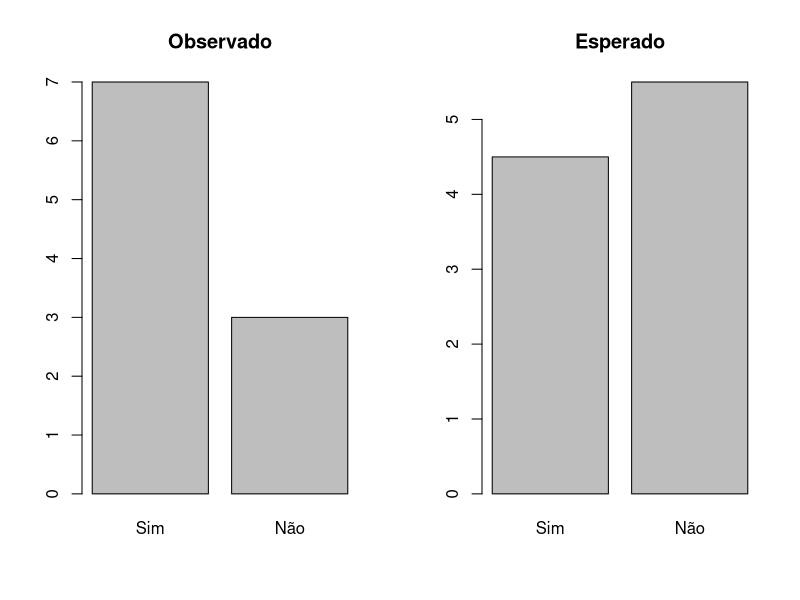
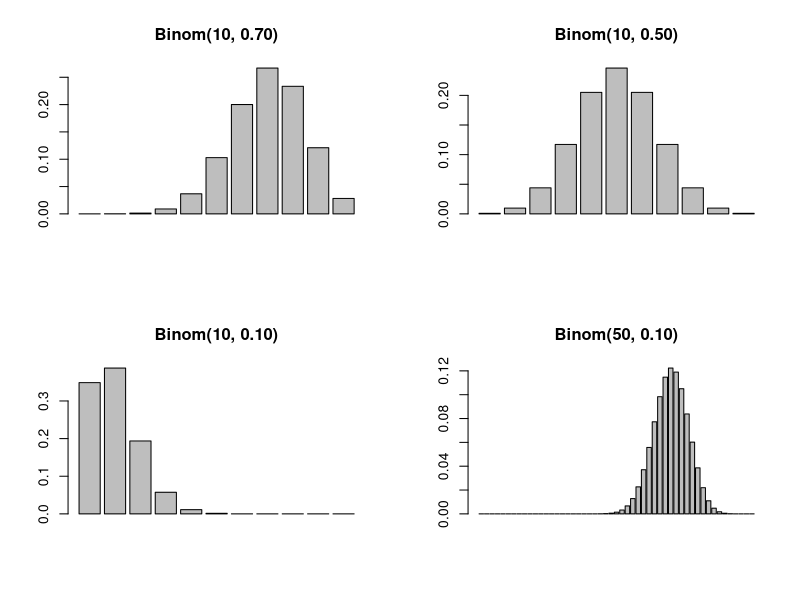
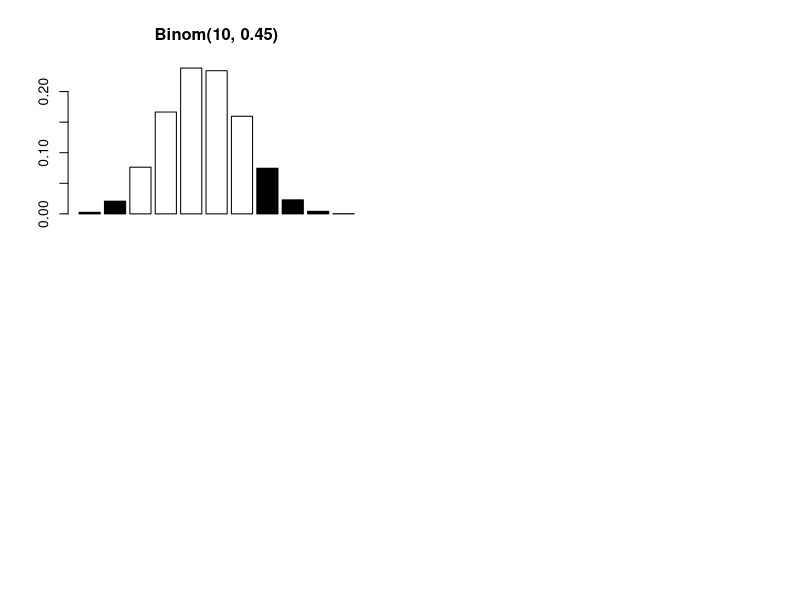
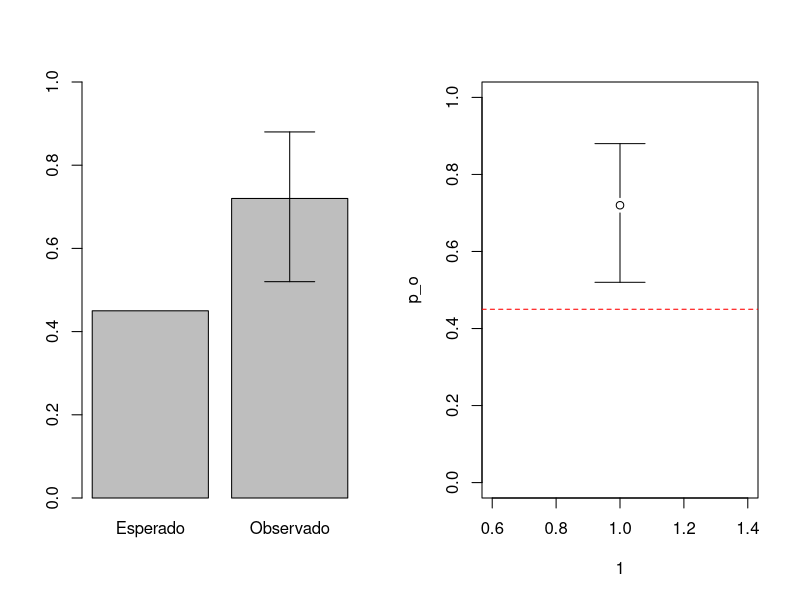
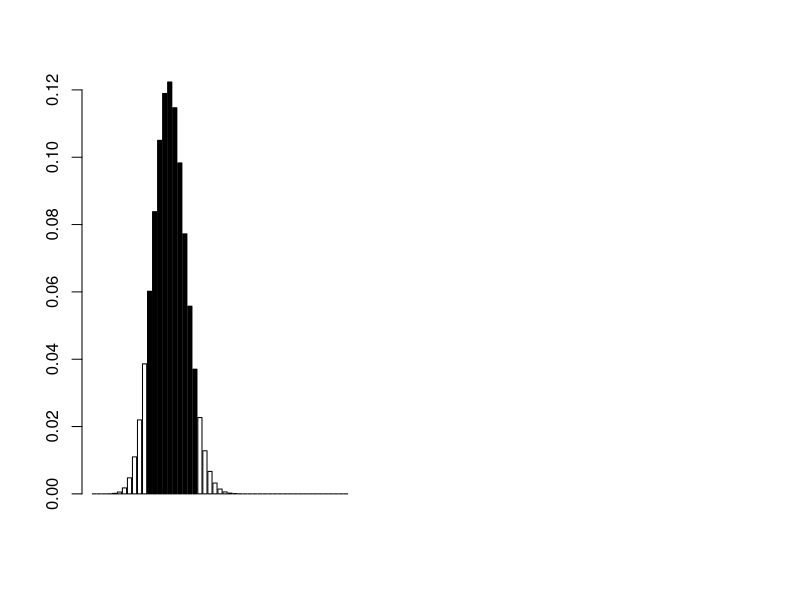
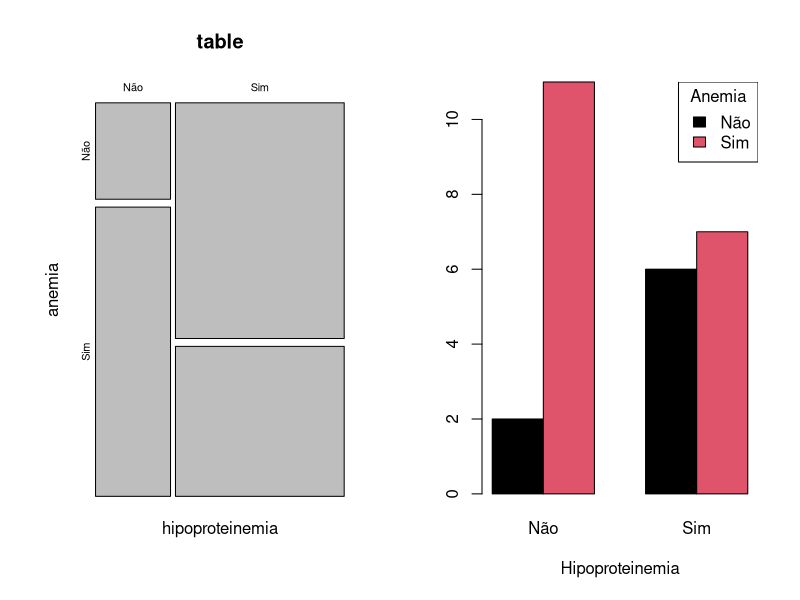
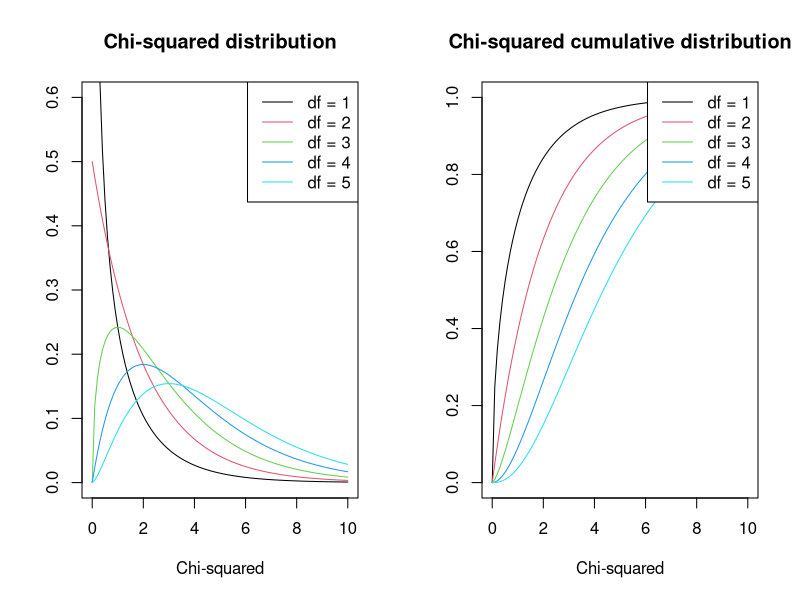
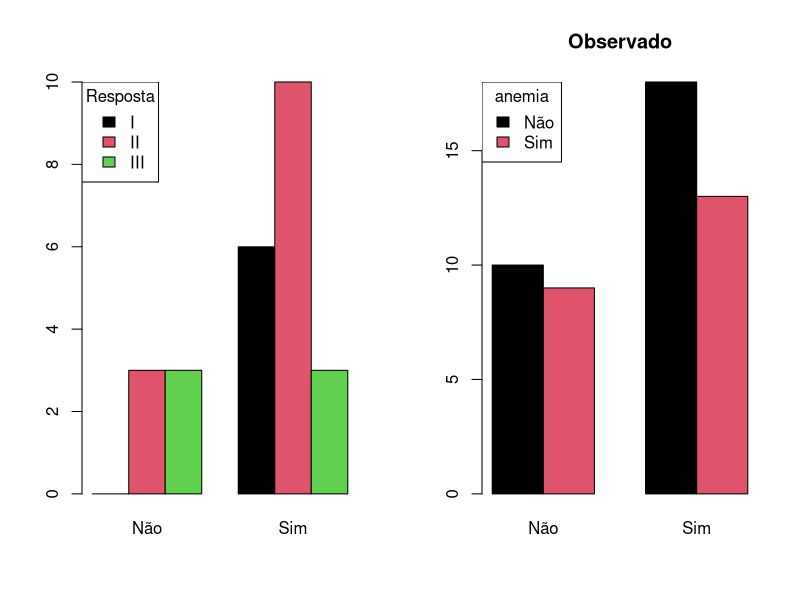

These figures' R source, in order:
## ---- chunk 1
knitr::knit_hooks$set(change_size = function(before, options, envir) {
    if (before) {

        return(paste(options$change_size))
    }
})
knitr::opts_chunk$set(prompt = TRUE, warning = FALSE, change_size='\\small')

set.seed(551991)
## ---- chunk 2
  par(mfrow = c(1,2))
  barplot(c("Sim" = 7,   "Não" = 3),   main = "Observado")
  barplot(c("Sim" = 4.5, "Não" = 5.5), main = "Esperado")
## ---- chunk 3
par(mfrow = c(2,2))
barplot(dbinom(0:10, size = 10, p = 0.7), main = "Binom(10, 0.70)")
barplot(dbinom(0:10, size = 10, p = 0.5), main = "Binom(10, 0.50)")
barplot(dbinom(0:10, size = 10, p = 0.1), main = "Binom(10, 0.10)")
barplot(dbinom(0:50, size = 50, p = 0.7), main = "Binom(50, 0.10)")
## ---- chunk 4
binom.test(7, n = 10, p = 0.45)
## ---- chunk 5
marked <- (0:10 < floor(7 - 4.5)) | (0:10 >= 7)
probs  <- dbinom(0:10, size = 10, p = 0.45)
barplot(probs, col = marked, main = "Binom(10, 0.45)")

sum(probs[marked])
## ---- chunk 6
x    <-  7 + 11
n    <- 10 + 15
x / n
binom.test(x, n, p = 0.45)
## ---- chunk 7
p_o <- x / n
p_e <- 0.45

(p_o / (1 - p_o))
## ---- chunk 8
(cnfint <- qbinom(c(0.025, 0.975), n, p_o) / 25)

par(mfrow = c(1,2))

barplot(c("Esperado" = p_e, "Observado" = p_o), ylim=c(0, 1))
arrows(1.9, cnfint[1], 1.9, cnfint[2], code = 3, angle = 90)

plot(1, p_o, ylim=c(0,1))
abline(h = p_e, lty = 'dashed', col = 'red')
arrows(1,  p_o + c(-0.02, 0.02), 1, cnfint, angle=90)
## ---- chunk 9
cftr <- read.table('cftr-ex.tsv', header = T)
## ---- chunk 10
table(cftr$anemia)
binom.test(table(cftr$anemia), p = 1 - 0.35)
## ---- chunk 11
dbinom(15, 50, 0.3) ## ou sum(dbinom(15:50, 50, 0.3))
pbinom(14, 50, 0.3) ## ou sum(dbinom(0:14,  50, 0.3))
pbinom(14, 50, 0.3, lower.tail = F)
## ---- chunk 12
## sum(dbinom(9:25, size = 50, p = 0.3))
pbinom(25, 50, 0.3) - pbinom(10, 50, 0.3)
barplot(dbinom(0:50, 50, 0.3), col = (0:50 > 10) & (0:50 <= 20))
## ---- chunk 13
qbinom(c(0.025, 0.975), 50, 0.3)
## ---- chunk 14
prop.table(table(cftr$sexo))
prop.table(table(cftr$response))
## ---- chunk 15
binom.test(table(cftr$sexo))
## ---- chunk 16
table <- matrix(c(2, 11, 6, 7), nrow=2,
               dimnames = list("hipoproteinemia"=c("Não", "Sim"),
                               "anemia"         =c("Não", "Sim")))
addmargins(table)
## ---- chunk 17
par(mfrow=c(1, 2))
mosaicplot(table)
barplot(table, beside=TRUE, col=1:2, xlab = "Hipoproteinemia")
legend("topright", rownames(table), fill=1:2, title="Anemia")
## ---- chunk 18
fisher.test(table)
## ---- chunk 19
xs  <- seq(0, 10, 0.1)
dfs <- 1:5

par(mfrow=c(1, 2))
plot(1, main="Chi-squared distribution", type="n",
     xlab = "Chi-squared", ylab = "",
     xlim=c(0, 10), ylim=c(0, 0.6))
for (df in dfs)
    curve(dchisq(x, df = df), add=T, col = df)
legend("topright", paste("df =", dfs), lty=1, col=dfs, bg="white")

plot(1, main="Chi-squared cumulative distribution", type="n",
     xlab = "Chi-squared", ylab = "",
     xlim=c(0, 10), ylim=c(0, 1))
for (df in dfs)
    curve(pchisq(x, df = df), add=T, col = df)
legend("topright", paste("df =", dfs), lty=1, col=dfs, bg="white")
## ---- chunk 20
obs  <- matrix(c(0, 3, 3, 6, 10, 3), nrow = 3,
               dimnames = list("Resposta" = c("I", "II", "III"),
                               "Hipoproteinemia" = c("Não", "Sim")))
exp  <- rowSums(obs) %*% t(colSums(obs)) / sum(obs)
(chi <- sum((obs-exp)^2/exp))
df   <- (nrow(obs) - 1) * (ncol(obs) - 1)
1 - pchisq(chi, df = df)
## ---- chunk 21
chisq.test(obs)
barplot(obs, beside = T, col = 1:3)
legend("topleft", rownames(obs), fill = 1:3, title = "Resposta")
## ---- chunk 22
## Carregar a tabela
cf <- read.table('cftr-ex.tsv', header = T)
## ---- chunk 23
ctg <- table(cf$anemia, cf$hipoptr)
## ctg <- xtabs(~anemia+hipoptr, data = cf)
addmargins(ctg)
## ---- chunk 24
barplot(ctg, main = "Observado", beside = T, col = 1:2)
legend("topleft", rownames(ctg), fill = 1:2, title="anemia")
## ---- chunk 25
exp <- rowSums(ctg) %*% t(colSums(ctg)) / sum(ctg)

par(mfrow = c(1, 2))
barplot(ctg, main = "Observado", beside = T, col = 1:2)
legend("topleft", rownames(ctg), fill = 1:2, title="anemia")

barplot(exp, main = "Esperado", beside = T, col = 1:2)
legend("topleft", rownames(ctg), fill = 1:2, title="anemia")
## ---- chunk 26
fisher.test(ctg)
## ---- chunk 27
ctg <- table(cf$response, cf$hipoptr)
addmargins(ctg)
## ---- chunk 28
exp <- rowSums(ctg) %*% t(colSums(ctg)) / sum(ctg)

par(mfrow = c(1, 2))
barplot(ctg, main = "Observado", beside = T, col = 1:3)
legend("topleft", rownames(ctg), fill = 1:3, title="anemia")

barplot(exp, main = "Esperado", beside = T, col = 1:3)
legend("topleft", rownames(ctg), fill = 1:3, title="anemia")
## ---- chunk 29
chisq.test(ctg)
## ---- chunk 30
(obs <- table(cf$mut_a))
(p   <- (obs[1] * 2 + obs[2]) / (2 * sum(obs)))
(exp <- c(p^2, 2 * p * (1-p), (1-p)^2) * sum(obs))
## ---- chunk 31
(chi <- sum((obs - exp)^2/exp))
pchisq(chi, df=1, lower.tail = FALSE)
barplot(rbind(obs, exp), beside = T,
        legend = c("Observado", "Esperado"))
## ---- chunk 32
(obs <- table(cf$mut_b))
(p   <- (obs[1] * 2 + obs[2]) / (2 * sum(obs)))
(exp <- c(p^2, 2 * p * (1-p), (1-p)^2))
## ---- chunk 33
(chi <- sum((obs - exp)^2/exp))
pchisq(chi, df=1, lower.tail = FALSE)
## ---- chunk 34
chisq.test(table(cf$anemia, cf$hipoptr))
chisq.test(table(cf$anemia, cf$response))
## ---- chunk 35
chisq.test(table(cf$anemia, cf$mut_a))
chisq.test(table(cf$anemia, cf$mut_b))
## ---- chunk 36
(ctgA <- table(cf$hipoptr, cf$mut_a))
chisq.test(ctgA)
## ---- chunk 37
(ctgB <- table(cf$hipoptr, cf$mut_b))
chisq.test(ctgB)
## ---- chunk 38
par(mfrow = c(1, 2))

barplot(ctgA, beside=T, col=1:3)
legend("topright", title="Genótipo", rownames(ctg), fill = 1:3)

barplot(ctgB, beside=T, col=1:3)
legend("topright", title="Genótipo", rownames(ctg), fill = 1:3)
## ---- chunk 39
fisher.test(table(cf$hipoptr, cf$mut_a != "AA"))
## ---- chunk 40
fisher.test(table(cf$hipoptr, cf$mut_a == "aa"))
## ---- chunk 41
fisher.test(table(cf$hipoptr, cf$mut_b != "BB"))
## ---- chunk 42
fisher.test(table(cf$hipoptr, cf$mut_b == "bb"))
## ---- chunk 43
par(mfrow = c(2,2), mar = rep(2, 4))
barplot(prop.table(table(cf$hipoptr, cf$mut_a != "AA"), 1), beside = T)
barplot(prop.table(table(cf$hipoptr, cf$mut_a == "aa"), 1), beside = T)
barplot(prop.table(table(cf$hipoptr, cf$mut_a != "AA"), 1), beside = T)
barplot(prop.table(table(cf$hipoptr, cf$mut_a == "aa"), 1), beside = T)
legend("topleft", c("não", "sim"), title = "hipoptr", fill = grey.colors(2))
